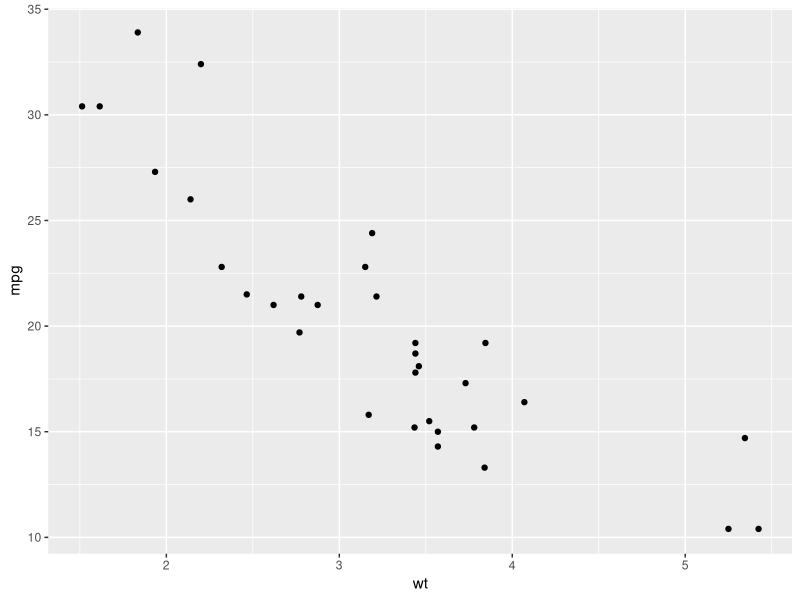
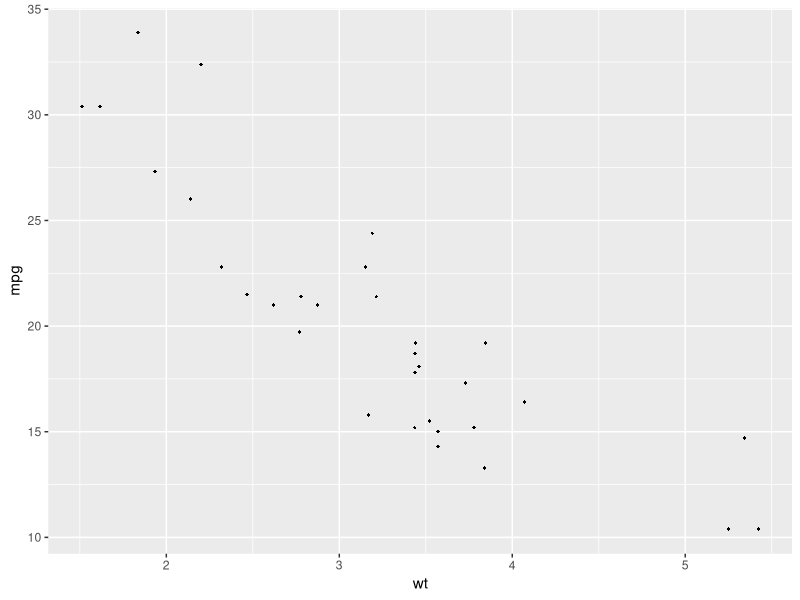
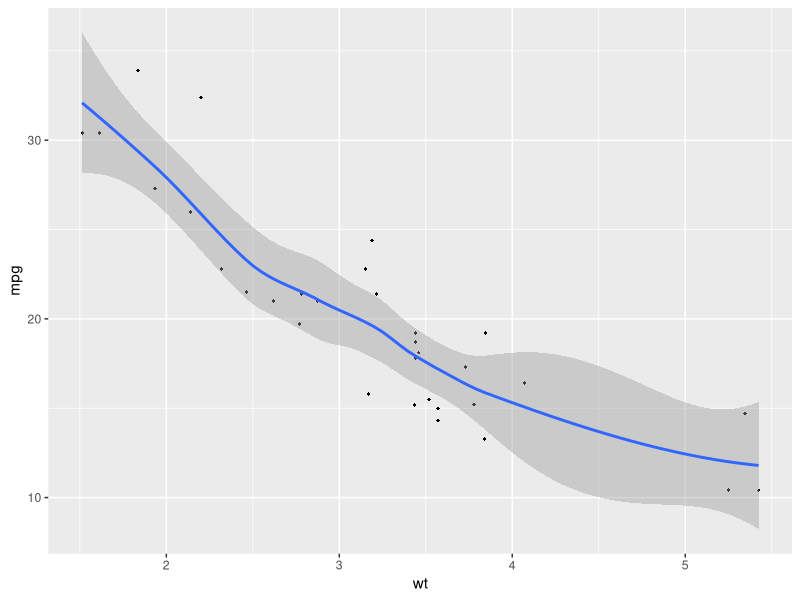

The R source for these figures, in order:
install.packages ("ggplot2")
library(ggplot2)

dataset=mtcars
dataset
#Generating a basic scatter plot
ggplot(dataset, aes(x=wt, y=mpg))+
  geom_point()

#Changing the point size and shape
ggplot(dataset, aes(x=wt, y=mpg))+
  geom_point(size=1, shape=18)

#Adding the regression line
ggplot(dataset, aes(x=wt, y=mpg))+
  geom_point(size=1, shape=18)+
  geom_smooth()
